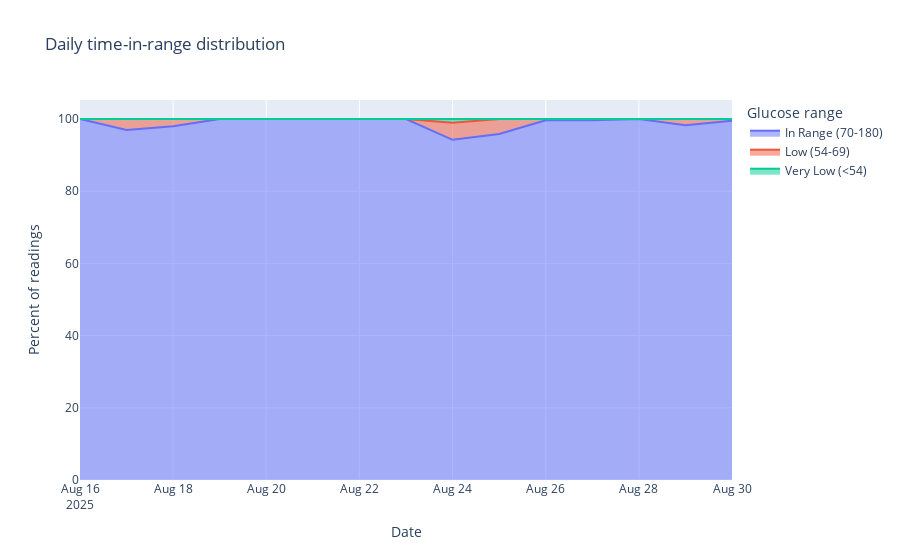

Here is the notebook cell this chart was saved with:
### Markdown cell above
### 5. Time-in-range performance

### Code cell
tir_labels = {
    "very_low": "Very Low (<54)",
    "low": "Low (54-69)",
    "normal": "In Range (70-180)",
    "high": "High (181-250)",
    "very_high": "Very High (>250)",
}
tir_raw = glucose_df["glucose_range"].astype("string").str.lower()
tir_raw = tir_raw.replace({"<NA>": "unknown", "nan": "unknown"})
glucose_df["tir_bucket"] = tir_raw.fillna("unknown")
tir_summary = (
    glucose_df["tir_bucket"]
    .map(lambda x: tir_labels.get(x, x.title()))
    .value_counts(normalize=True)
    .mul(100)
    .sort_values(ascending=False)
)
display(Markdown("**Overall time in range (% of readings):**"))
display(tir_summary.round(2).to_frame(name="pct"))

daily_tir = (
    glucose_df.groupby("date")["tir_bucket"]
    .value_counts(normalize=True)
    .mul(100)
    .rename("pct")
    .reset_index()
)
daily_tir["tir_bucket"] = daily_tir["tir_bucket"].map(
    lambda x: tir_labels.get(x, x.title())
)

fig = px.area(
    daily_tir,
    x="date",
    y="pct",
    color="tir_bucket",
    title="Daily time-in-range distribution",
    groupnorm="percent",
    labels={"date": "Date", "pct": "Percent of readings", "tir_bucket": "Range"},
)
fig.update_layout(legend_title_text="Glucose range")
fig.show()

### Figure 1 — Plotly figure (JSON) as saved in the notebook; plotly's stock layout.template omitted (floating-point values rounded to 4 significant figures)
{"data": [{"fillpattern": {"shape": ""}, "groupnorm": "percent", "hovertemplate": "Range=In Range (70-180)<br>Date=%{x}<br>Percent of readings=%{y}<extra></extra>", "legendgroup": "In Range (70-180)", "line": {"color": "#636efa"}, "marker": {"symbol": "circle"}, "mode": "lines", "name": "In Range (70-180)", "orientation": "v", "showlegend": true, "stackgroup": "1", "type": "scatter", "x": ["2025-08-16T00:00:00.000000000", "2025-08-17T00:00:00.000000000", "2025-08-18T00:00:00.000000000", "2025-08-19T00:00:00.000000000", "2025-08-20T00:00:00.000000000", "2025-08-21T00:00:00.000000000", "2025-08-22T00:00:00.000000000", "2025-08-23T00:00:00.000000000", "2025-08-24T00:00:00.000000000", "2025-08-25T00:00:00.000000000", "2025-08-26T00:00:00.000000000", "2025-08-27T00:00:00.000000000", "2025-08-28T00:00:00.000000000", "2025-08-29T00:00:00.000000000", "2025-08-30T00:00:00.000000000"], "xaxis": "x", "y": [100.0, 96.98, 97.97, 100.0, 100.0, 100.0, 100.0, 100.0, 94.24, 95.85, 99.66, 99.65, 100.0, 98.29, 99.53], "yaxis": "y"}, {"fillpattern": {"shape": ""}, "groupnorm": "percent", "hovertemplate": "Range=Low (54-69)<br>Date=%{x}<br>Percent of readings=%{y}<extra></extra>", "legendgroup": "Low (54-69)", "line": {"color": "#EF553B"}, "marker": {"symbol": "circle"}, "mode": "lines", "name": "Low (54-69)", "orientation": "v", "showlegend": true, "stackgroup": "1", "type": "scatter", "x": ["2025-08-17T00:00:00.000000000", "2025-08-18T00:00:00.000000000", "2025-08-24T00:00:00.000000000", "2025-08-25T00:00:00.000000000", "2025-08-26T00:00:00.000000000", "2025-08-27T00:00:00.000000000", "2025-08-29T00:00:00.000000000", "2025-08-30T00:00:00.000000000"], "xaxis": "x", "y": [3.02, 2.034, 4.746, 4.152, 0.3436, 0.346, 1.712, 0.4651], "yaxis": "y"}, {"fillpattern": {"shape": ""}, "groupnorm": "percent", "hovertemplate": "Range=Very Low (<54)<br>Date=%{x}<br>Percent of readings=%{y}<extra></extra>", "legendgroup": "Very Low (<54)", "line": {"color": "#00cc96"}, "marker": {"symbol": "circle"}, "mode": "lines", "name": "Very Low (<54)", "orientation": "v", "showlegend": true, "stackgroup": "1", "type": "scatter", "x": ["2025-08-24T00:00:00.000000000"], "xaxis": "x", "y": [1.017], "yaxis": "y"}], "layout": {"legend": {"title": {"text": "Glucose range"}, "tracegroupgap": 0}, "title": {"text": "Daily time-in-range distribution"}, "xaxis": {"anchor": "y", "domain": [0, 1], "title": {"text": "Date"}}, "yaxis": {"anchor": "x", "domain": [0, 1], "title": {"text": "Percent of readings"}}}}
